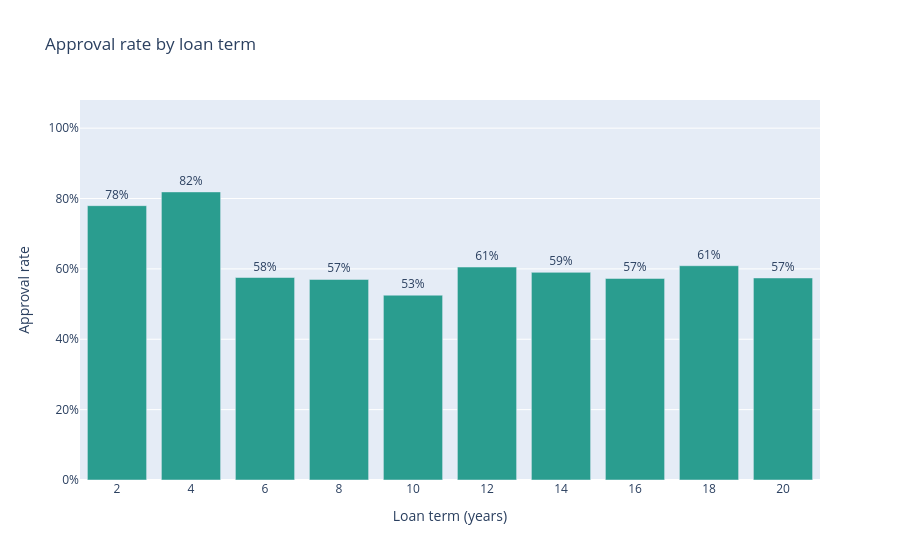

Notebook code cell kept with this figure:
### Markdown cell above
## 2. Loan term

### Code cell
charts.approval_rate_bar(df, "loan_term", "Approval rate by loan term", "Loan term (years)")

### Figure 1 — Plotly figure (JSON) as saved in the notebook; plotly's stock layout.template omitted (floating-point values rounded to 4 significant figures)
{"data": [{"alignmentgroup": "True", "customdata": [[404, 315], [447, 366], [490, 282], [386, 220], [436, 229], [456, 276], [405, 239], [412, 236], [422, 257], [411, 236]], "hovertemplate": "loan_term=%{x}<br>approval_rate=%{y}<br>text=%{text}<br>applications=%{customdata[0]}<br>approved=%{customdata[1]}<extra></extra>", "legendgroup": "", "marker": {"color": "#2a9d8f", "pattern": {"shape": ""}}, "name": "", "offsetgroup": "", "orientation": "v", "showlegend": false, "text": ["78%", "82%", "58%", "57%", "53%", "61%", "59%", "57%", "61%", "57%"], "textposition": "outside", "type": "bar", "x": ["2", "4", "6", "8", "10", "12", "14", "16", "18", "20"], "xaxis": "x", "y": [0.7797, 0.8188, 0.5755, 0.5699, 0.5252, 0.6053, 0.5901, 0.5728, 0.609, 0.5742], "yaxis": "y"}], "layout": {"barmode": "relative", "legend": {"tracegroupgap": 0}, "title": {"text": "Approval rate by loan term"}, "xaxis": {"anchor": "y", "domain": [0.0, 1.0], "title": {"text": "Loan term (years)"}, "type": "category"}, "yaxis": {"anchor": "x", "domain": [0.0, 1.0], "range": [0, 1.08], "tickformat": ".0%", "title": {"text": "Approval rate"}}}}
